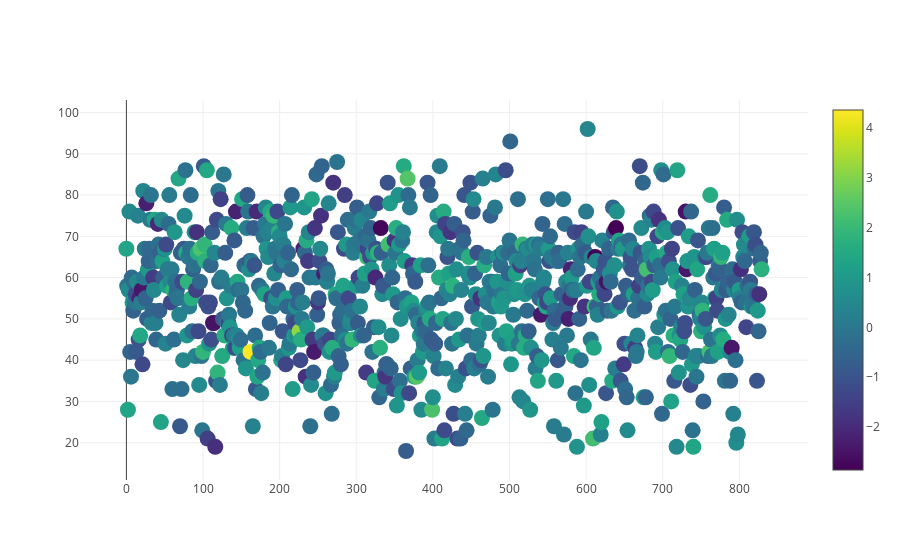

This figure's notebook cell:
### Code cell
trace1 = go.Scatter(
    y = masses_data.age,
    mode='markers',
    marker=dict(
        size=16,
        color = np.random.randn(830), #set color equal to a variable
        colorscale='Viridis',
        showscale=True
    )
)
data = [trace1]

py.iplot(data, filename='scatter-plot-with-colorscale')

### Figure 1 — Plotly figure (JSON) as saved in the notebook; plotly's stock layout.template omitted (floating-point values rounded to 4 significant figures; data arrays with more than 128 entries replaced by an {"elided": "..."} marker saying what was removed)
{"data": [{"marker": {"color": {"elided": "830 float values"}, "colorscale": "Viridis", "showscale": true, "size": 16}, "mode": "markers", "type": "scatter", "y": {"elided": "830 int values"}}], "layout": {}}
